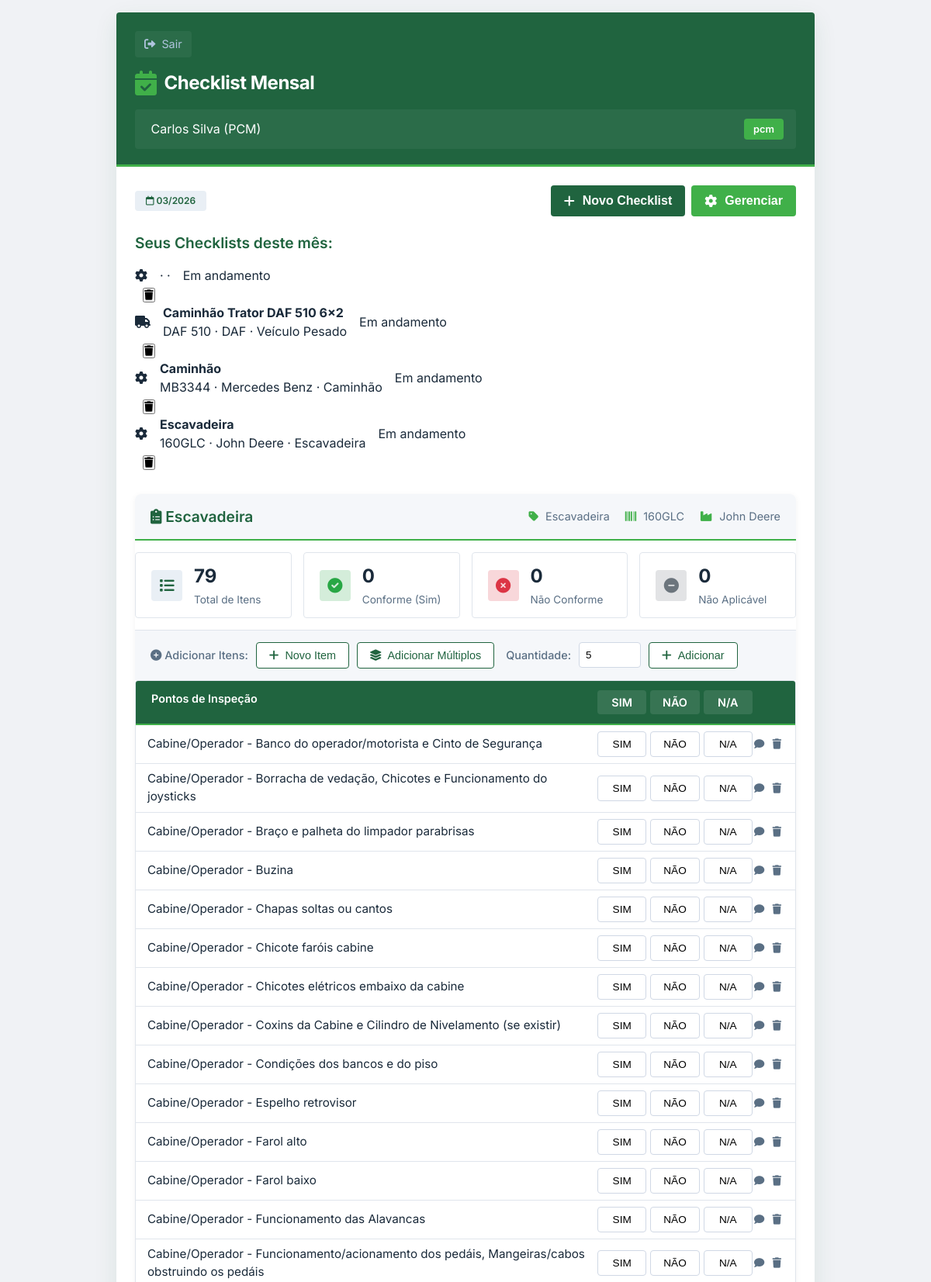
The app's page /modulo/checklist?checklist_id=4 (signed in, upper part) with its own data.
### app.py (models this page shows, shortened)
class Usuario(db.Model):
    __tablename__ = 'usuarios'
    id = db.Column(db.Integer, primary_key=True)
    nome = db.Column(db.String(100), nullable=False)
    login = db.Column(db.String(50), unique=True, nullable=False)
    senha = db.Column(db.String(100), nullable=False)
    perfil = db.Column(db.String(20), nullable=False)  # 'manutentor', 'pcm', 'operador'
    modulo_acesso = db.Column(db.String(50))  # 'leitura', 'checklist', 'corretivas', 'todos'

class Checklist(db.Model):
    __tablename__ = 'checklists'
    id = db.Column(db.Integer, primary_key=True)
    equipamento_id = db.Column(db.Integer, db.ForeignKey('equipamentos.id'))
    mes_ano = db.Column(db.String(7))  # MM/YYYY
    operador_id = db.Column(db.Integer, db.ForeignKey('usuarios.id'))
    status = db.Column(db.String(20), default='pendente')  # 'pendente', 'concluido'
    observacoes = db.Column(db.Text)
    data_execucao = db.Column(db.DateTime)
    equipamento = db.relationship('Equipamento')
    operador = db.relationship('Usuario')

class Equipamento(db.Model):
    __tablename__ = 'equipamentos'
    id = db.Column(db.Integer, primary_key=True)
    nome = db.Column(db.String(100), nullable=False)
    modelo = db.Column(db.String(50))
    fabricante = db.Column(db.String(100))
    tipo = db.Column(db.String(50))
    manual_pdf = db.Column(db.String(200))
    data_cadastro = db.Column(db.DateTime, default=datetime.utcnow)

class ItemChecklist(db.Model):
    __tablename__ = 'itens_checklist'
    id = db.Column(db.Integer, primary_key=True)
    checklist_id = db.Column(db.Integer, db.ForeignKey('checklists.id'))
    descricao = db.Column(db.String(200), nullable=False)
    status = db.Column(db.String(20), default='pendente')  # 'sim', 'nao', 'na', 'pendente'
    observacao = db.Column(db.String(500))  # Campo para observações do item
    checklist = db.relationship('Checklist', backref='itens')

### app.py (the view)
@app.route('/modulo/checklist')
@login_required
@modulo_required('checklist')
def modulo_checklist():
    usuario = Usuario.query.get(session['usuario_id'])
    data_atual = datetime.now()
    mes_ano = data_atual.strftime('%m/%Y')
    novo = request.args.get('new', type=int)
    checklists = Checklist.query.filter_by(
        operador_id=usuario.id,
        mes_ano=mes_ano
    ).all()
    checklist_id = request.args.get('checklist_id', type=int)
    if novo or not checklists:
        checklist = None
    elif checklist_id:
        checklist = Checklist.query.get(checklist_id)
    else:
        checklist = checklists[0] if checklists else None
    equipamentos = Equipamento.query.all()
    return render_template('modulo_checklist.html',
                         usuario=usuario,
                         checklist=checklist,
                         checklists=checklists,  # Passa a lista completa
                         equipamentos=equipamentos,
                         mes_ano=mes_ano)

### app.py (called while the page is built)
def login_required(f):
    @wraps(f)
    def decorated_function(*args, **kwargs):
        if 'usuario_id' not in session:
            return redirect(url_for('index'))
        return f(*args, **kwargs)
    return decorated_function

def modulo_required(modulo):
    def decorator(f):
        @wraps(f)
        def decorated_function(*args, **kwargs):
            if 'usuario_id' not in session:
                return redirect(url_for('index'))
            usuario = Usuario.query.get(session['usuario_id'])
            if usuario.modulo_acesso != 'todos' and usuario.modulo_acesso != modulo:
                return redirect(url_for('index'))
            return f(*args, **kwargs)
        return decorated_function
    return decorator

### templates/modulo_checklist.html (shortened to what this page needs)
<!DOCTYPE html>
<html lang="pt-BR">
<head>
    <link rel="stylesheet" href="https://cdnjs.cloudflare.com/ajax/libs/font-awesome/6.0.0-beta3/css/all.min.css">
    <link rel="stylesheet" href="{{ url_for('static', filename='css/modulo_checklist.css') }}">
</head>
<body>
<div class="app-container">
    <div class="screen">
        <div class="header-aguia">
            <div class="back-button" onclick="window.location.href='/'">
                <i class="fas fa-sign-out-alt"></i> Sair
            </div>
            <div class="header-logo">
                <i class="fas fa-calendar-check"></i> Checklist Mensal
            </div>
            <div class="user-info">
                <span> {{ usuario.nome }} ({{ usuario.perfil|upper }})</span>
                <span class="badge">{{ usuario.perfil }}</span>
            </div>
        </div>
        <div class="content-padded">
            <div style="display:flex; justify-content: space-between; align-items: center; margin-bottom: 20px;">
                <span class="status-tag"><i class="far fa-calendar"></i> {{ mes_ano }}</span>
                <div style="display: flex; gap: 8px;">
                    <button class="btn" style="width: auto; padding: 10px 16px;" onclick="window.location.href='/modulo/checklist?new=1'">
                        <i class="fas fa-plus"></i> Novo Checklist
                    </button>
                    {% if usuario.perfil == 'pcm' %}
                    <button class="btn" style="width: auto; padding: 10px 16px; background: #40b049;" onclick="abrirModalGerenciarEquipamentos()">
                        <i class="fas fa-cog"></i> Gerenciar
                    </button>
                    {% endif %}
                </div>
            </div>
            {% if checklists and checklists|length > 0 and not request.args.get('new') %}
                <h3>Seus Checklists deste mês:</h3>
                <div style="margin-bottom: 20px;">
                    {% for chk in checklists %}
                    <div class="equipamento-card" style="cursor: pointer; position: relative;">
                        <div onclick="window.location.href='/modulo/checklist?checklist_id={{ chk.id }}'" style="display: flex; align-items: center; gap: 16px; flex: 1;">
                            <div class="equipamento-icon">
                                {% if 'daf' in chk.equipamento.nome|lower %}
                                <i class="fas fa-truck"></i>
                                {% else %}
                                <i class="fas fa-cog"></i>
                                {% endif %}
                            </div>
                            <div class="equipamento-info">
                                <h4>{{ chk.equipamento.nome }}</h4>
                                <p>{{ chk.equipamento.modelo }} · {{ chk.equipamento.fabricante }} · {{ chk.equipamento.tipo }}</p>
                            </div>
                            <div class="status-badge {% if chk.status == 'pendente' %}status-pendente{% else %}status-concluido{% endif %}">
                                {% if chk.status == 'pendente' %}Em andamento{% else %}Concluído{% endif %}
                            </div>
                        </div>
                        {% if usuario.perfil == 'pcm' %}
                        <div class="equipamento-actions" style="margin-left: 10px;">
                            <button class="action-btn delete" onclick="event.stopPropagation(); confirmarExcluirChecklist({{ chk.id }}, '{{ chk.equipamento.nome }}')" title="Excluir checklist">
                                <i class="fas fa-trash"></i>
                            </button>
                        </div>
                        {% endif %}
                    </div>
                    {% endfor %}
                </div>
            {% endif %}
            {% if checklist %}
                <div class="checklist-container" style="margin-top: 30px;">
                    <div class="checklist-header">
                        <h3><i class="fas fa-clipboard-list"></i> {{ checklist.equipamento.nome }}</h3>
                        <div class="checklist-info">
                            <span><i class="fas fa-tag"></i> {{ checklist.equipamento.tipo }}</span>
                            <span><i class="fas fa-barcode"></i> {{ checklist.equipamento.modelo }}</span>
                            <span><i class="fas fa-industry"></i> {{ checklist.equipamento.fabricante }}</span>
                        </div>
                    </div>
                    <div class="checklist-stats">
                        <div class="stat-card">
                            <div class="stat-icon total">
                                <i class="fas fa-list"></i>
                            </div>
                            <div class="stat-info">
                                <h4>{{ checklist.itens|length }}</h4>
                                <p>Total de Itens</p>
                            </div>
                        </div>
                        <div class="stat-card">
                            <div class="stat-icon sim">
                                <i class="fas fa-check-circle"></i>
                            </div>
                            <div class="stat-info">
                                <h4 id="totalSim">0</h4>
                                <p>Conforme (Sim)</p>
                            </div>
                        </div>
                        <div class="stat-card">
                            <div class="stat-icon nao">
                                <i class="fas fa-times-circle"></i>
                            </div>
                            <div class="stat-info">
                                <h4 id="totalNao">0</h4>
                                <p>Não Conforme</p>
                            </div>
                        </div>
                        <div class="stat-card">
                            <div class="stat-icon na">
                                <i class="fas fa-minus-circle"></i>
                            </div>
                            <div class="stat-info">
                                <h4 id="totalNA">0</h4>
                                <p>Não Aplicável</p>
                            </div>
                        </div>
                    </div>
                    {% if checklist.status == 'pendente' %}
                    <div class="checklist-toolbar">
                        <div class="toolbar-group">
                            <label><i class="fas fa-plus-circle"></i> Adicionar Itens:</label>
                            <button class="toolbar-btn" onclick="abrirModalAdicionarItem()">
                                <i class="fas fa-plus"></i> Novo Item
                            </button>
                            <button class="toolbar-btn" onclick="adicionarLinhasEmBranco()">
                                <i class="fas fa-layer-group"></i> Adicionar Múltiplos
                            </button>
                        </div>
                        <div class="toolbar-group">
                            <label>Quantidade:</label>
                            <input type="number" id="qtdLinhas" min="1" max="20" value="5">
                            <button class="toolbar-btn" onclick="adicionarLinhasEmBranco()">
                                <i class="fas fa-plus"></i> Adicionar
                            </button>
                        </div>
                    </div>
                    {% endif %}
                    <div class="checklist-grid">
                        <div class="checklist-header-row">
                            <div class="checklist-header-item">Pontos de Inspeção</div>
                            <div class="checklist-header-status">
                                <span>SIM</span>
                                <span>NÃO</span>
                                <span>N/A</span>
                            </div>
                            <div class="checklist-header-item"></div>
                        </div>
                        <div id="checklist-items-container">
                            {% for item in checklist.itens %}
                            <div class="checklist-row" data-item-id="{{ item.id }}">
                                <div class="checklist-descricao">
                                    {{ item.descricao }}
                                </div>
                                <div class="checklist-status-group">
                                    <button class="status-option sim {% if item.status == 'sim' %}active{% endif %}"
                                            onclick="atualizarStatusItem({{ checklist.id }}, {{ item.id }}, 'sim')"
                                            {% if checklist.status == 'concluido' %}disabled{% endif %}>
                                        SIM
                                    </button>
                                    <button class="status-option nao {% if item.status == 'nao' %}active{% endif %}"
                                            onclick="atualizarStatusItem({{ checklist.id }}, {{ item.id }}, 'nao')"
                                            {% if checklist.status == 'concluido' %}disabled{% endif %}>
                                        NÃO
                                    </button>
                                    <button class="status-option na {% if item.status == 'na' %}active{% endif %}"
                                            onclick="atualizarStatusItem({{ checklist.id }}, {{ item.id }}, 'na')"
                                            {% if checklist.status == 'concluido' %}disabled{% endif %}>
                                        N/A
                                    </button>
                                </div>
                                <div class="checklist-actions">
                                    {% if checklist.status == 'pendente' %}
                                    <button class="edit" onclick="abrirModalObservacao({{ checklist.id }}, {{ item.id }}, '{{ item.observacao|default('', true) }}')" title="Adicionar observação">
                                        <i class="fas fa-comment"></i>
                                    </button>
                                    <button class="delete" onclick="removerItemChecklist({{ checklist.id }}, {{ item.id }})" title="Remover item">
                                        <i class="fas fa-trash"></i>
                                    </button>
                                    {% endif %}
                                </div>
                            </div>
                            {% endfor %}
                        </div>
                    </div>
                </div>
            {% endif %}
        </div>
    </div>
</div>
</body>
</html>

### records on screen
Usuario: nome "Carlos Silva", perfil "PCM", perfil "pcm"
Checklist: status "Em andamento"
Checklist: equipamento.nome "Caminhão Trator DAF 510 6x2", equipamento.modelo "DAF 510", equipamento.fabricante "DAF", equipamento.tipo "Veículo Pesado", status "Em andamento"
Checklist: equipamento.nome "Caminhão", equipamento.modelo "MB3344", equipamento.fabricante "Mercedes Benz", equipamento.tipo "Caminhão", status "Em andamento"
Checklist: equipamento.nome "Escavadeira", equipamento.modelo "160GLC", equipamento.fabricante "John Deere", equipamento.tipo "Escavadeira", status "Em andamento"
Equipamento: equipamento.nome "Escavadeira", equipamento.tipo "Escavadeira", equipamento.modelo "160GLC", equipamento.fabricante "John Deere"
ItemChecklist: descricao "Cabine/Operador - Banco do operador/motorista e Cinto de Segurança"
ItemChecklist: descricao "Cabine/Operador - Borracha de vedação, Chicotes e Funcionamento do joysticks"
ItemChecklist: descricao "Cabine/Operador - Braço e palheta do limpador parabrisas"
ItemChecklist: descricao "Cabine/Operador - Buzina"
ItemChecklist: descricao "Cabine/Operador - Chapas soltas ou cantos"
ItemChecklist: descricao "Cabine/Operador - Chicote faróis cabine"
ItemChecklist: descricao "Cabine/Operador - Chicotes elétricos embaixo da cabine"
ItemChecklist: descricao "Cabine/Operador - Coxins da Cabine e Cilindro de Nivelamento (se existir)"
ItemChecklist: descricao "Cabine/Operador - Condições dos bancos e do piso"
ItemChecklist: descricao "Cabine/Operador - Espelho retrovisor"
ItemChecklist: descricao "Cabine/Operador - Farol alto"
ItemChecklist: descricao "Cabine/Operador - Farol baixo"
ItemChecklist: descricao "Cabine/Operador - Funcionamento das Alavancas"
ItemChecklist: descricao "Cabine/Operador - Funcionamento/acionamento dos pedáis, Mangeiras/cabos obstruindo os pedáis"

### other values on screen
{{ checklist.itens|length }} "79"
